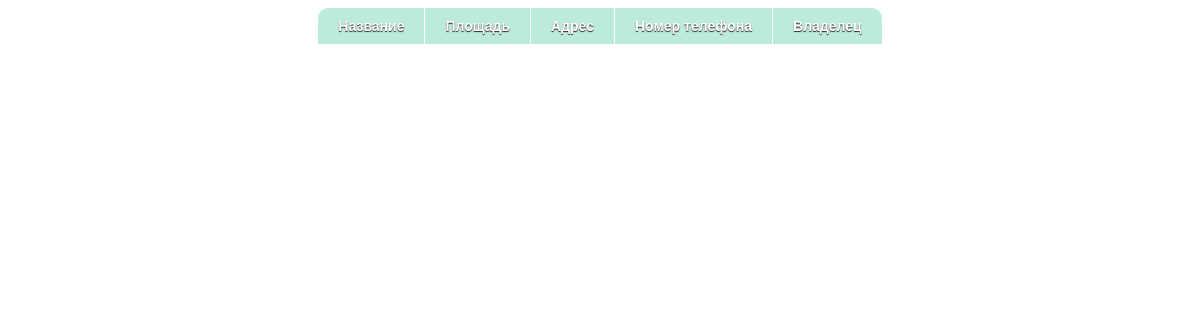
The app's page /exhibition_halls, older data.
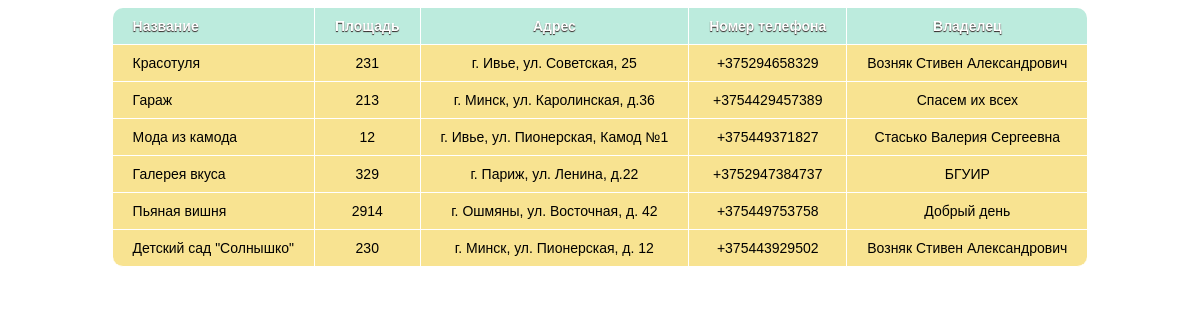
The same page, newer data.
### app/models.py (models this page shows, shortened)
class ExhibitionHall(models.Model):
    name = models.CharField(max_length=100)
    area = models.IntegerField(default=0)
    address = models.CharField(max_length=100)
    phone_number = models.CharField(max_length=100)
    owner = models.ForeignKey(Owner, on_delete=models.CASCADE)

class Owner(models.Model):
    name = models.CharField(max_length=100)
    type_of_organization = models.CharField(max_length=100)
    address = models.CharField(max_length=100)
    phone_number = models.CharField(max_length=100)

### app/views.py (the view)
# urls.py: path('exhibition_halls', exhibition_halls, name='exhibition_hall'),
def exhibition_halls(request):
    return render(request, 'menu_exhibition_hall.html', {'exhibition_halls': ExhibitionHall.objects.all()})

### app/templates/menu_exhibition_hall.html (shortened to what this page needs)
<!DOCTYPE html>
<html lang="en">
<head>
</head>
<body style="background-image: url('https://upload.wikimedia.org/wikipedia/commons/a/a0/Morgenshtern_%283%29_%D0%BD%D0%B0_%D0%92%D0%B8%D0%B4%D1%84%D0%B5%D1%81%D1%82_2018_%D0%B2_%D0%9C%D0%BE%D1%81%D0%BA%D0%B2%D0%B5.jpg')">
<center>
        <table>
            <tr>
                <th>Название</th>
                <th>Площадь</th>
                <th>Адрес</th>
                <th>Номер телефона</th>
                <th>Владелец</th>
            </tr>
            {% for exhibition_hall in exhibition_halls %}
                <tr>
                    <td>{{ exhibition_hall.name }}</td>
                    <td>{{ exhibition_hall.area }}</td>
                    <td>{{ exhibition_hall.address }}</td>
                    <td>{{ exhibition_hall.phone_number }}</td>
                    <td>{{ exhibition_hall.owner.name }}</td>
                </tr>
            {% endfor %}
        </table>
    </center>
</body>
</html>

Row changes from the older to the newer data that the page shows:
added ExhibitionHall: name "Красотуля", area "231", address "г. Ивье, ул. Советская, 25", phone_number "+375294658329", owner.name "Возняк Стивен Александрович"
added ExhibitionHall: name "Гараж", area "213", address "г. Минск, ул. Каролинская, д.36", phone_number "+3754429457389", owner.name "Спасем их всех"
added ExhibitionHall: name "Мода из камода", area "12", address "г. Ивье, ул. Пионерская, Камод №1", phone_number "+375449371827", owner.name "Стасько Валерия Сергеевна"
added ExhibitionHall: name "Галерея вкуса", area "329", address "г. Париж, ул. Ленина, д.22", phone_number "+3752947384737", owner.name "БГУИР"
added ExhibitionHall: name "Пьяная вишня", area "2914", address "г. Ошмяны, ул. Восточная, д. 42", phone_number "+375449753758", owner.name "Добрый день"
added ExhibitionHall: name "Детский сад \"Солнышко\"", area "230", address "г. Минск, ул. Пионерская, д. 12", phone_number "+375443929502", owner.name "Возняк Стивен Александрович"
